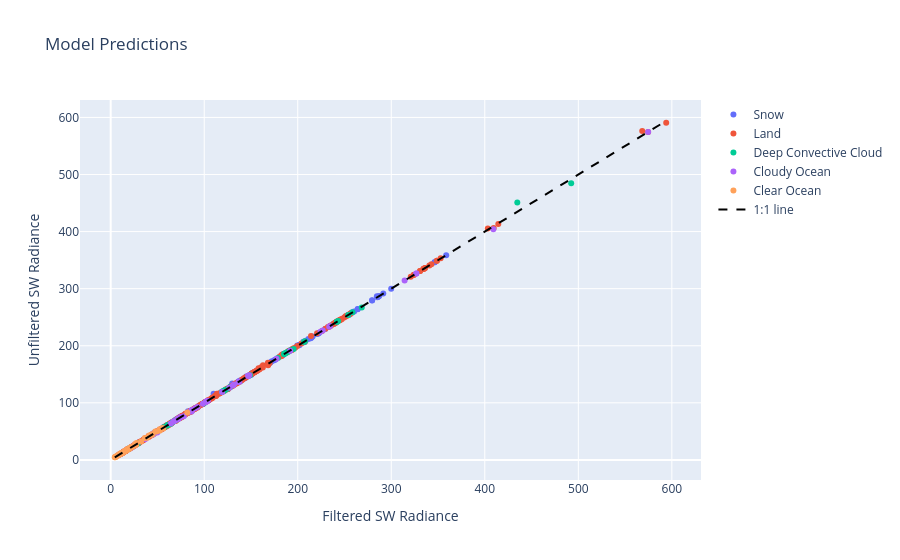

Notebook cell for this chart:
### Code cell
import plotly.express as px
import plotly.graph_objects as go
from plotly.subplots import make_subplots

# Simple interactive scatter plot
fig = go.Figure()

for scene in meta_test_data["Scene"].unique():
    mask = meta_test_data["Scene"] == scene
    fig.add_trace(
        go.Scatter(
            x=y_test_data[mask],
            y=predictions[mask],
            mode='markers',
            name=scene,
            hovertemplate=
            '<b>Scene</b>: %{text}<br>' +
            '<b>True Value</b>: %{x:.2f}<br>' +
            '<b>Predicted</b>: %{y:.2f}<br>' +
            '<b>SZA</b>: %{customdata[0]:.1f}°<br>' +
            '<b>VZA</b>: %{customdata[1]:.1f}°<br>' +
            '<b>RAZ</b>: %{customdata[2]:.1f}°',
            text=[scene]*sum(mask),
            customdata=meta_test_data[mask][["SZA", "VZA", "RAZ"]],
        )
    )

# Add 1:1 line
fig.add_trace(
    go.Scatter(
        x=[min(y_test_data), max(y_test_data)],
        y=[min(y_test_data), max(y_test_data)],
        mode='lines',
        name='1:1 line',
        line=dict(color='black', dash='dash'),
    )
)

fig.update_layout(
    title="Model Predictions",
    xaxis_title="Filtered SW Radiance",
    yaxis_title="Unfiltered SW Radiance",
)

fig.show()

# Calculate R² on log-transformed data
log_y_true = np.log(y_test_data)
log_y_pred = np.log(predictions)
log_r2 = r2_score(log_y_true, log_y_pred)
mape = mean_absolute_percentage_error(y_test_data, predictions) * 100

def weighted_r2(y_true, y_pred):
    # Create bins based on magnitude
    bins = np.logspace(np.log10(min(y_true)), np.log10(max(y_true)), 10)
    bin_indices = np.digitize(y_true, bins)
    
    # Calculate weighted R² giving equal importance to each bin
    weights = 1 / np.bincount(bin_indices)[bin_indices]
    weighted_r2 = r2_score(y_true, y_pred, sample_weight=weights)
    return weighted_r2

def evaluate_by_ranges(y_true, y_pred):
    # Define magnitude ranges
    ranges = [(0, 10), (10, 100), (100, 1000)]
    
    for low, high in ranges:
        mask = (y_true >= low) & (y_true < high)
        if mask.any():
            range_r2 = r2_score(y_true[mask], y_pred[mask])
            print(f"R² for range {low}-{high}: {range_r2:.4f}")

print(f"Regular R² Value: {r2_score(y_test_data, predictions)}")
print(f"Root Mean Squared Error: {root_mean_squared_error(y_test_data, predictions)}")
print(f"Log R^2 {log_r2}")
print(f"MAPE {mape}%")
print(f"Weighted R^2 {weighted_r2(y_test_data, predictions)}")
print(f"Ranged R^2 {evaluate_by_ranges(y_test_data, predictions)}")

### Figure 1 — Plotly figure (JSON) as saved in the notebook; plotly's stock layout.template omitted (floating-point values rounded to 4 significant figures; data arrays with more than 128 entries replaced by an {"elided": "..."} marker saying what was removed)
{"data": [{"customdata": {"elided": "125x3 float values"}, "hovertemplate": "<b>Scene</b>: %{text}<br><b>True Value</b>: %{x:.2f}<br><b>Predicted</b>: %{y:.2f}<br><b>SZA</b>: %{customdata[0]:.1f}°<br><b>VZA</b>: %{customdata[1]:.1f}°<br><b>RAZ</b>: %{customdata[2]:.1f}°", "mode": "markers", "name": "Snow", "text": ["Snow", "Snow", "Snow", "Snow", "Snow", "Snow", "Snow", "Snow", "Snow", "Snow", "Snow", "Snow", "Snow", "Snow", "Snow", "Snow", "Snow", "Snow", "Snow", "Snow", "Snow", "Snow", "Snow", "Snow", "Snow", "Snow", "Snow", "Snow", "Snow", "Snow", "Snow", "Snow", "Snow", "Snow", "Snow", "Snow", "Snow", "Snow", "Snow", "Snow", "Snow", "Snow", "Snow", "Snow", "Snow", "Snow", "Snow", "Snow", "Snow", "Snow", "Snow", "Snow", "Snow", "Snow", "Snow", "Snow", "Snow", "Snow", "Snow", "Snow", "Snow", "Snow", "Snow", "Snow", "Snow", "Snow", "Snow", "Snow", "Snow", "Snow", "Snow", "Snow", "Snow", "Snow", "Snow", "Snow", "Snow", "Snow", "Snow", "Snow", "Snow", "Snow", "Snow", "Snow", "Snow", "Snow", "Snow", "Snow", "Snow", "Snow", "Snow", "Snow", "Snow", "Snow", "Snow", "Snow", "Snow", "Snow", "Snow", "Snow", "Snow", "Snow", "Snow", "Snow", "Snow", "Snow", "Snow", "Snow", "Snow", "Snow", "Snow", "Snow", "Snow", "Snow", "Snow", "Snow", "Snow", "Snow", "Snow", "Snow", "Snow", "Snow", "Snow", "Snow", "Snow"], "type": "scatter", "x": [284.6, 279.5, 242.4, 291.5, 279.4, 238.1, 299.9, 358.7, 229.3, 285.8, 285.8, 346.2, 264.2, 239.5, 285.1, 346.5, 239.6, 287.1, 258.4, 256.9, 254.1, 151.4, 181.5, 182.8, 152.3, 206.0, 208.4, 183.2, 214.7, 211.4, 184.2, 220.7, 264.0, 176.2, 215.9, 223.0, 254.8, 199.4, 185.1, 213.9, 260.3, 187.3, 222.2, 201.6, 207.1, 201.9, 129.9, 154.2, 170.5, 144.9, 128.4, 137.7, 121.5, 138.4, 138.4, 121.8, 143.5, 172.3, 119.4, 142.3, 150.3, 170.4, 136.5, 131.7, 144.0, 174.8, 131.7, 150.7, 139.0, 148.3, 156.7, 110.0, 128.6, 147.0, 127.2, 56.87, 68.4, 58.45, 65.73, 65.69, 58.83, 69.52, 85.34, 59.09, 69.73, 76.41, 88.34, 73.61, 71.64, 73.82, 90.52, 70.38, 78.54, 74.93, 83.52, 105.6, 82.7, 94.75, 115.0, 100.8, 15.57, 20.7, 15.98, 18.46, 18.87, 18.0, 20.13, 25.88, 17.28, 20.53, 24.81, 28.77, 26.67, 21.89, 23.2, 29.17, 21.73, 27.21, 28.06, 31.24, 52.96, 45.77, 54.17, 80.67, 72.64], "y": [286.8, 279.5, 242.5, 291.5, 279.4, 238.1, 299.7, 358.7, 229.3, 285.9, 285.9, 346.3, 264.3, 239.5, 285.0, 346.4, 239.6, 287.0, 258.5, 257.0, 253.8, 152.3, 181.7, 182.7, 152.7, 207.0, 208.7, 183.1, 214.5, 211.7, 183.7, 220.6, 263.8, 175.9, 216.2, 223.0, 254.2, 200.4, 185.8, 213.1, 259.9, 187.2, 221.4, 200.7, 206.0, 201.7, 133.9, 154.4, 170.4, 146.2, 128.4, 138.0, 121.6, 137.5, 138.9, 121.7, 143.4, 172.7, 119.6, 142.1, 149.4, 170.3, 137.3, 133.0, 144.0, 174.6, 132.9, 150.3, 138.9, 148.0, 156.7, 115.9, 128.9, 146.3, 127.1, 57.51, 68.82, 58.7, 65.58, 65.97, 58.93, 69.46, 85.33, 59.17, 69.6, 75.96, 88.28, 74.74, 72.38, 73.72, 90.46, 71.0, 78.52, 75.53, 84.08, 105.5, 85.04, 95.14, 115.6, 100.8, 15.6, 20.98, 16.09, 18.49, 18.83, 18.2, 20.12, 25.82, 17.47, 20.45, 24.73, 28.75, 27.43, 22.1, 23.21, 29.03, 21.99, 27.42, 28.03, 31.82, 52.82, 46.71, 54.19, 81.29, 72.59]}, {"customdata": {"elided": "340x3 float values"}, "hovertemplate": "<b>Scene</b>: %{text}<br><b>True Value</b>: %{x:.2f}<br><b>Predicted</b>: %{y:.2f}<br><b>SZA</b>: %{customdata[0]:.1f}°<br><b>VZA</b>: %{customdata[1]:.1f}°<br><b>RAZ</b>: %{customdata[2]:.1f}°", "mode": "markers", "name": "Land", "text": {"elided": "340 str values"}, "type": "scatter", "x": {"elided": "340 float values"}, "y": {"elided": "340 float values"}}, {"customdata": [[0.0, 0.0, 0.0], [0.506, 29.49, 7.5], [0.871, 44.12, 7.5], [1.487, 58.5, 7.5], [0.0, 58.5, 90.0], [0.0, 58.5, 142.5], [10.0, 79.91, 7.5], [0.0, 79.91, 142.5], [41.4, 0.0, 0.0], [41.91, 29.49, 7.5], [42.27, 44.12, 7.5], [42.89, 58.5, 7.5], [41.4, 58.5, 90.0], [40.21, 58.5, 142.5], [51.4, 79.91, 7.5], [33.4, 79.91, 142.5], [60.0, 0.0, 0.0], [60.51, 29.49, 7.5], [60.87, 44.12, 7.5], [61.49, 58.5, 7.5], [60.0, 58.5, 90.0], [58.81, 58.5, 142.5], [70.0, 79.91, 7.5], [52.0, 79.91, 142.5], [75.5, 0.0, 0.0], [76.01, 29.49, 7.5], [76.37, 44.12, 7.5], [76.99, 58.5, 7.5], [75.5, 58.5, 90.0], [74.31, 58.5, 142.5], [85.5, 79.91, 7.5], [67.5, 79.91, 142.5], [85.0, 0.0, 0.0], [85.51, 29.49, 7.5], [85.87, 44.12, 7.5], [86.49, 58.5, 7.5], [85.0, 58.5, 90.0], [83.81, 58.5, 142.5], [95.0, 79.91, 7.5], [77.0, 79.91, 142.5]], "hovertemplate": "<b>Scene</b>: %{text}<br><b>True Value</b>: %{x:.2f}<br><b>Predicted</b>: %{y:.2f}<br><b>SZA</b>: %{customdata[0]:.1f}°<br><b>VZA</b>: %{customdata[1]:.1f}°<br><b>RAZ</b>: %{customdata[2]:.1f}°", "mode": "markers", "name": "Deep Convective Cloud", "text": ["Deep Convective Cloud", "Deep Convective Cloud", "Deep Convective Cloud", "Deep Convective Cloud", "Deep Convective Cloud", "Deep Convective Cloud", "Deep Convective Cloud", "Deep Convective Cloud", "Deep Convective Cloud", "Deep Convective Cloud", "Deep Convective Cloud", "Deep Convective Cloud", "Deep Convective Cloud", "Deep Convective Cloud", "Deep Convective Cloud", "Deep Convective Cloud", "Deep Convective Cloud", "Deep Convective Cloud", "Deep Convective Cloud", "Deep Convective Cloud", "Deep Convective Cloud", "Deep Convective Cloud", "Deep Convective Cloud", "Deep Convective Cloud", "Deep Convective Cloud", "Deep Convective Cloud", "Deep Convective Cloud", "Deep Convective Cloud", "Deep Convective Cloud", "Deep Convective Cloud", "Deep Convective Cloud", "Deep Convective Cloud", "Deep Convective Cloud", "Deep Convective Cloud", "Deep Convective Cloud", "Deep Convective Cloud", "Deep Convective Cloud", "Deep Convective Cloud", "Deep Convective Cloud", "Deep Convective Cloud"], "type": "scatter", "x": [268.4, 258.5, 253.9, 241.9, 242.0, 243.3, 206.7, 207.7, 192.0, 189.1, 187.8, 185.4, 186.1, 190.4, 178.7, 185.6, 119.5, 119.1, 121.2, 125.1, 122.3, 127.7, 195.6, 148.9, 56.45, 57.37, 60.68, 69.45, 60.62, 65.82, 492.4, 99.58, 20.16, 20.32, 22.08, 29.39, 23.07, 28.25, 434.7, 63.97], "y": [267.2, 258.5, 254.0, 242.0, 242.0, 243.3, 206.7, 207.8, 192.2, 189.2, 187.7, 185.4, 186.2, 190.1, 178.6, 185.4, 119.7, 119.3, 121.1, 124.7, 122.6, 127.9, 194.4, 148.5, 56.77, 57.28, 60.64, 69.28, 60.74, 65.67, 484.5, 99.0, 20.26, 20.34, 22.03, 29.19, 22.98, 28.2, 450.9, 62.74]}, {"customdata": {"elided": "55x3 float values"}, "hovertemplate": "<b>Scene</b>: %{text}<br><b>True Value</b>: %{x:.2f}<br><b>Predicted</b>: %{y:.2f}<br><b>SZA</b>: %{customdata[0]:.1f}°<br><b>VZA</b>: %{customdata[1]:.1f}°<br><b>RAZ</b>: %{customdata[2]:.1f}°", "mode": "markers", "name": "Cloudy Ocean", "text": ["Cloudy Ocean", "Cloudy Ocean", "Cloudy Ocean", "Cloudy Ocean", "Cloudy Ocean", "Cloudy Ocean", "Cloudy Ocean", "Cloudy Ocean", "Cloudy Ocean", "Cloudy Ocean", "Cloudy Ocean", "Cloudy Ocean", "Cloudy Ocean", "Cloudy Ocean", "Cloudy Ocean", "Cloudy Ocean", "Cloudy Ocean", "Cloudy Ocean", "Cloudy Ocean", "Cloudy Ocean", "Cloudy Ocean", "Cloudy Ocean", "Cloudy Ocean", "Cloudy Ocean", "Cloudy Ocean", "Cloudy Ocean", "Cloudy Ocean", "Cloudy Ocean", "Cloudy Ocean", "Cloudy Ocean", "Cloudy Ocean", "Cloudy Ocean", "Cloudy Ocean", "Cloudy Ocean", "Cloudy Ocean", "Cloudy Ocean", "Cloudy Ocean", "Cloudy Ocean", "Cloudy Ocean", "Cloudy Ocean", "Cloudy Ocean", "Cloudy Ocean", "Cloudy Ocean", "Cloudy Ocean", "Cloudy Ocean", "Cloudy Ocean", "Cloudy Ocean", "Cloudy Ocean", "Cloudy Ocean", "Cloudy Ocean", "Cloudy Ocean", "Cloudy Ocean", "Cloudy Ocean", "Cloudy Ocean", "Cloudy Ocean"], "type": "scatter", "x": [49.75, 326.8, 326.8, 136.5, 137.5, 314.3, 67.13, 103.0, 101.7, 224.3, 67.93, 44.75, 233.6, 234.6, 119.2, 126.9, 226.7, 73.17, 130.7, 102.0, 177.3, 78.1, 37.01, 147.1, 148.1, 90.3, 103.9, 146.9, 70.63, 191.9, 98.65, 131.9, 86.57, 21.61, 71.44, 72.25, 49.4, 64.23, 74.97, 53.63, 409.2, 86.51, 86.98, 92.85, 7.295, 22.29, 22.84, 15.13, 20.92, 24.4, 23.56, 574.6, 45.49, 46.1, 83.11], "y": [48.04, 326.7, 326.7, 136.5, 137.5, 314.4, 67.09, 102.8, 101.6, 224.5, 67.78, 44.09, 233.5, 234.5, 119.1, 126.4, 226.6, 72.53, 130.4, 102.2, 177.3, 76.48, 36.51, 147.3, 148.5, 90.4, 103.8, 146.9, 70.15, 191.1, 98.37, 132.2, 84.67, 20.97, 71.61, 72.75, 49.84, 63.98, 75.31, 53.55, 404.2, 86.99, 87.39, 92.63, 7.209, 22.32, 22.9, 15.1, 20.81, 24.65, 23.11, 574.4, 45.45, 46.11, 83.3]}, {"customdata": {"elided": "60x3 float values"}, "hovertemplate": "<b>Scene</b>: %{text}<br><b>True Value</b>: %{x:.2f}<br><b>Predicted</b>: %{y:.2f}<br><b>SZA</b>: %{customdata[0]:.1f}°<br><b>VZA</b>: %{customdata[1]:.1f}°<br><b>RAZ</b>: %{customdata[2]:.1f}°", "mode": "markers", "name": "Clear Ocean", "text": ["Clear Ocean", "Clear Ocean", "Clear Ocean", "Clear Ocean", "Clear Ocean", "Clear Ocean", "Clear Ocean", "Clear Ocean", "Clear Ocean", "Clear Ocean", "Clear Ocean", "Clear Ocean", "Clear Ocean", "Clear Ocean", "Clear Ocean", "Clear Ocean", "Clear Ocean", "Clear Ocean", "Clear Ocean", "Clear Ocean", "Clear Ocean", "Clear Ocean", "Clear Ocean", "Clear Ocean", "Clear Ocean", "Clear Ocean", "Clear Ocean", "Clear Ocean", "Clear Ocean", "Clear Ocean", "Clear Ocean", "Clear Ocean", "Clear Ocean", "Clear Ocean", "Clear Ocean", "Clear Ocean", "Clear Ocean", "Clear Ocean", "Clear Ocean", "Clear Ocean", "Clear Ocean", "Clear Ocean", "Clear Ocean", "Clear Ocean", "Clear Ocean", "Clear Ocean", "Clear Ocean", "Clear Ocean", "Clear Ocean", "Clear Ocean", "Clear Ocean", "Clear Ocean", "Clear Ocean", "Clear Ocean", "Clear Ocean", "Clear Ocean", "Clear Ocean", "Clear Ocean", "Clear Ocean", "Clear Ocean"], "type": "scatter", "x": [56.28, 52.78, 32.45, 21.65, 25.5, 24.33, 16.5, 19.24, 21.1, 22.53, 43.93, 44.76, 15.66, 18.13, 26.45, 14.87, 19.13, 22.1, 17.5, 20.49, 39.12, 27.4, 49.25, 43.28, 12.27, 14.53, 23.14, 12.18, 16.31, 20.64, 15.17, 17.69, 81.92, 26.03, 52.34, 41.04, 8.868, 10.51, 17.53, 8.942, 12.14, 18.09, 11.24, 12.89, 55.32, 20.29, 47.67, 36.42, 4.393, 4.849, 7.416, 4.648, 5.656, 9.499, 6.197, 6.703, 21.65, 11.32, 27.53, 26.16], "y": [55.17, 51.32, 32.42, 21.54, 25.41, 24.26, 16.47, 19.21, 21.0, 22.51, 43.97, 44.79, 15.46, 18.04, 26.1, 14.6, 19.05, 22.06, 17.44, 20.4, 38.93, 26.81, 49.57, 43.97, 11.93, 14.29, 23.16, 12.02, 16.32, 20.78, 15.56, 18.07, 82.9, 25.94, 53.87, 42.75, 8.807, 10.5, 17.7, 8.961, 12.22, 18.31, 11.45, 13.14, 55.84, 21.05, 49.8, 38.19, 4.643, 5.142, 7.589, 4.815, 5.7, 9.703, 6.34, 6.772, 22.0, 11.66, 29.44, 28.03]}, {"line": {"color": "black", "dash": "dash"}, "mode": "lines", "name": "1:1 line", "type": "scatter", "x": [4.393, 594.0], "y": [4.393, 594.0]}], "layout": {"title": {"text": "Model Predictions"}, "xaxis": {"title": {"text": "Filtered SW Radiance"}}, "yaxis": {"title": {"text": "Unfiltered SW Radiance"}}}}
